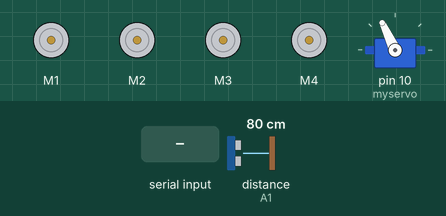
Recording of a sketch running on a simulated Arduino Uno, built with avr-gcc and run on an emulated ATmega328P. Parts: 4 × DC motor (green arrow = forward, orange = backward, longer = faster), servo. The inputs (shaded band) are chosen by the test bench; at power-on: distance to the obstacle (sensor on A1) 80 cm. The echo pulse lasts 58.3 µs per cm.

Above: at 4.3 s.
4.4 s: "1\n" received over Serial
At 5.6 s:
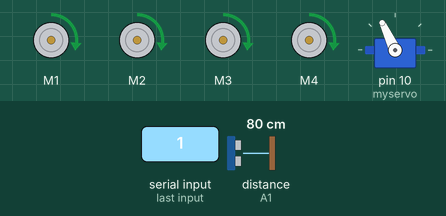
6.6 s: distance to the obstacle (sensor on A1) set to 47 cm
8.1 s: distance to the obstacle (sensor on A1) set to 41 cm
At 10.0 s:
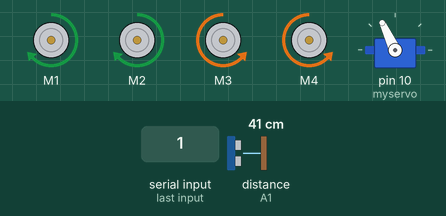
11.1 s: byte 2 (2) received over Serial
At 13.1 s:
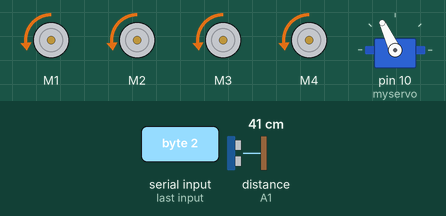
14.1 s: byte 3 (3) received over Serial
At 14.4 s:
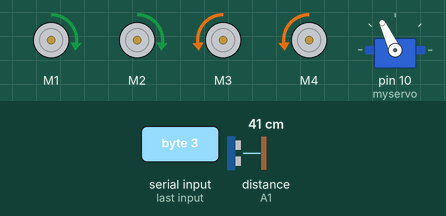
15.6 s: byte 4 (4) received over Serial
At 15.9 s:
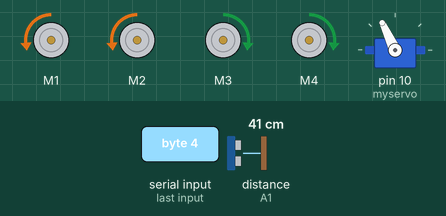
Timing chart, 0 to 18.1 s (numbered marks = the images above; inputs shaded):
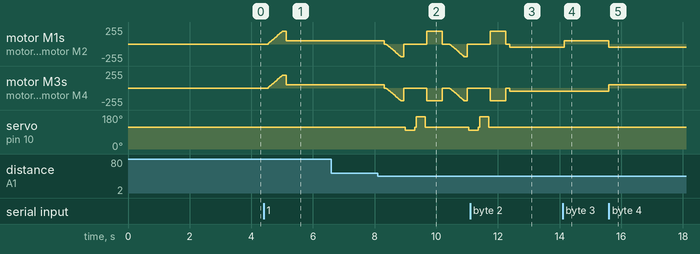

Measured:
- the behaviour switches between 45 and 44 cm on distance to the obstacle (sensor on A1) (found by bisection; images 1 and 2)
- after the input at 4.4 s, motor M1–4: rises from stopped to forward 188/255 in 0.46 s, then falls to forward 49/255 in 0.14 s
- after the input at 6.6 s, every drawn part: stays the same
- after the input at 11.1 s, servo on pin 10 (myservo): goes on until 11.7 s, then stays 115°
- after the input at 14.1 s, motor M1, motor M2: backward 49/255 → forward 49/255 after 0.06 s
- after the input at 15.6 s, motor M1, motor M2: forward 49/255 → backward 49/255 at once; motor M3, motor M4: backward 49/255 → forward 49/255 at once

The sketch:

avoid.ino
```cpp
#include "AFMotor.h"
#include <NewPing.h>
#include <Servo.h>

#define TRIG_PIN A0
#define ECHO_PIN A1
#define MAX_DISTANCE 200
#define MAX_SPEED 190 // sets speed of DC  motors
#define MAX_SPEED_OFFSET 20

NewPing sonar(TRIG_PIN, ECHO_PIN, MAX_DISTANCE);

const int MOTOR_1 = 1;
const int MOTOR_2 = 2;
const int MOTOR_3 = 3;
const int MOTOR_4 = 4;


AF_DCMotor motor1(MOTOR_1, MOTOR12_64KHZ); // create motor object, 64KHz pwm
AF_DCMotor motor2(MOTOR_2, MOTOR12_64KHZ); // create motor object, 64KHz pwm
AF_DCMotor motor3(MOTOR_3, MOTOR12_64KHZ); // create motor object, 64KHz pwm
AF_DCMotor motor4(MOTOR_4, MOTOR12_64KHZ); // create motor object, 64KHz pwm

Servo myservo;

boolean goesForward=false;
int distance = 200;
int speedSet = 0;

int state;
int Speed = 130;


void setup() {
motor1.setSpeed(Speed);   // set the motor speed to 0-255
motor2.setSpeed(Speed);
motor3.setSpeed(Speed);
motor4.setSpeed(Speed);
Serial.begin(9600);

  myservo.attach(10);
  myservo.write(115);
  delay(2000);
  distance = readPing();
  delay(100);
  distance = readPing();
  delay(100);
  distance = readPing();
  delay(100);
  distance = readPing();
  delay(100);
delay(500);
}

void loop(){
if(Serial.available() > 0){  //if some date is sent, reads it and saves in state
state = Serial.read();
if(state > 10){Speed = state;}
}

motor1.setSpeed(Speed);          // set the motor speed to 0-255
motor2.setSpeed(Speed);
motor3.setSpeed(Speed);
motor4.setSpeed(Speed);
//===============================================================================
//===============================================================================
//                          Key Control Command
//===============================================================================
if(state == 1){forward(); }  // if the state is '1' the DC motor will go forward
else if(state == 2){backward();}  // if the state is '2' the motor will Reverse
else if(state == 3){turnLeft();}  // if the state is '3' the motor will turn left
else if(state == 4){turnRight();} // if the state is '4' the motor will turn right
else if(state == 5){Stop(); }     // if the state is '5' the motor will Stop
else if(state == 10){Obstacle();} // if the state is '10' automatic obstacle
/////////////////////////////////////END\\\\\\\\\\\\\\\\\\\\\\\\\\\\\\\\\\\\\\\\\

//===============================================================================
//                          Voice Control Command
//===============================================================================
else if(state == 6){turnLeft();  delay(400);  state = 5;}
else if(state == 7){turnRight(); delay(400);  state = 5;}
/////////////////////////////////////END\\\\\\\\\\\\\\\\\\\\\\\\\\\\\\\\\\\\\\\\\

delay(80);
}

void Obstacle(){
 int distanceR = 0;
 int distanceL =  0;
 delay(40);

 if(distance<=45)
 {
  moveStop();
  delay(50);
  moveBackward();
  delay(100);
  moveStop();
  delay(50);
  distanceR = lookRight();
  delay(50);
  distanceL = lookLeft();
  delay(50);

  if(distanceR>=distanceL)
  {
    turnRightOB();
    moveStop();
  }else
  {
    turnLeftOB();
    moveStop();
  }
 }else
 {
  moveForward();
 }
 distance = readPing();
}

int lookRight()
{
    myservo.write(100);
    delay(200);
    int distance = readPing();
    delay(50);
    myservo.write(115);
    return distance;
}

int lookLeft()
{
    myservo.write(170);
    delay(200);
    int distance = readPing();
    delay(50);
    myservo.write(115);
    return distance;
    delay(50);
}

int readPing() {
  delay(50);
  int cm = sonar.ping_cm();
  if(cm==0)
  {
    cm = 250;
  }
  return cm;
}

void moveStop() {
  motor1.run(RELEASE);
  motor2.run(RELEASE);
  motor3.run(RELEASE);
  motor4.run(RELEASE);
  }

void moveForward() {

 if(!goesForward)
  {
    goesForward=true;
    motor1.run(FORWARD);
    motor2.run(FORWARD);
    motor3.run(FORWARD);
    motor4.run(FORWARD);
   for (speedSet = 0; speedSet < MAX_SPEED; speedSet +=2) // slowly bring the speed up to avoid loading down the batteries too quickly
   {
    motor1.setSpeed(speedSet);
    motor2.setSpeed(speedSet);
    motor3.setSpeed(speedSet);
    motor4.setSpeed(speedSet);
    delay(5);
   }
  }
}

void moveBackward() {
    goesForward=false;
    motor1.run(BACKWARD);
    motor2.run(BACKWARD);
    motor3.run(BACKWARD);
    motor4.run(BACKWARD);
  for (speedSet = 0; speedSet < MAX_SPEED; speedSet +=2) // slowly bring the speed up to avoid loading down the batteries too quickly
  {
    motor1.setSpeed(speedSet);
    motor2.setSpeed(speedSet);
    motor3.setSpeed(speedSet);
    motor4.setSpeed(speedSet);
    delay(5);
  }
}

void turnRightOB() {
  motor1.run(FORWARD);
  motor2.run(FORWARD);
  motor3.run(BACKWARD);
  motor4.run(BACKWARD);
  delay(500);
  motor1.run(FORWARD);
  motor2.run(FORWARD);
  motor3.run(FORWARD);
  motor4.run(FORWARD);
}

void turnLeftOB() {
  motor1.run(BACKWARD);
  motor2.run(BACKWARD);
  motor3.run(FORWARD);
  motor4.run(FORWARD);
  delay(500);
  motor1.run(FORWARD);
  motor2.run(FORWARD);
  motor3.run(FORWARD);
  motor4.run(FORWARD);
}

void forward(){
motor1.run(FORWARD); // turn it on going forward
motor2.run(FORWARD);
motor3.run(FORWARD);
motor4.run(FORWARD);
}

void backward(){
motor1.run(BACKWARD); // the other way
motor2.run(BACKWARD);
motor3.run(BACKWARD);
motor4.run(BACKWARD);
}

void turnRight(){
motor3.run(FORWARD); // the other right
motor4.run(FORWARD);
motor1.run(BACKWARD);
motor2.run(BACKWARD);
}

void turnLeft(){
motor3.run(BACKWARD); // turn it on going left
motor4.run(BACKWARD);
motor1.run(FORWARD);
motor2.run(FORWARD);
}

void Stop(){
 motor1.run(RELEASE); // stopped
 motor2.run(RELEASE);
 motor3.run(RELEASE);
 motor4.run(RELEASE);
}
```
